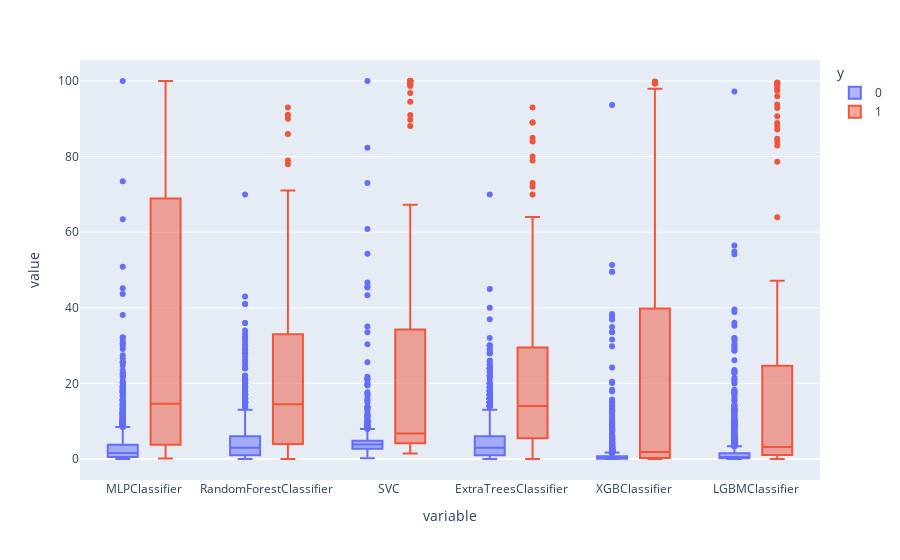

The notebook cell saved with this chart:
### Markdown cell above
# Voltando a analise

### Code cell
colunas = list(previsoes.columns)
colunas.remove('y')
px.box(previsoes, y=colunas, color="y")

### Figure 1 — Plotly figure (JSON) as saved in the notebook; plotly's stock layout.template omitted (floating-point values rounded to 4 significant figures; data arrays with more than 128 entries replaced by an {"elided": "..."} marker saying what was removed)
{"data": [{"alignmentgroup": "True", "hovertemplate": "y=0<br>variable=%{x}<br>value=%{y}<extra></extra>", "legendgroup": "0", "marker": {"color": "#636efa"}, "name": "0", "notched": false, "offsetgroup": "0", "orientation": "v", "showlegend": true, "type": "box", "x": {"elided": "10422 str values"}, "x0": " ", "xaxis": "x", "y": {"elided": "10422 float values"}, "y0": " ", "yaxis": "y"}, {"alignmentgroup": "True", "hovertemplate": "y=1<br>variable=%{x}<br>value=%{y}<extra></extra>", "legendgroup": "1", "marker": {"color": "#EF553B"}, "name": "1", "notched": false, "offsetgroup": "1", "orientation": "v", "showlegend": true, "type": "box", "x": {"elided": "600 str values"}, "x0": " ", "xaxis": "x", "y": {"elided": "600 float values"}, "y0": " ", "yaxis": "y"}], "layout": {"boxmode": "group", "legend": {"title": {"text": "y"}, "tracegroupgap": 0}, "margin": {"t": 60}, "xaxis": {"anchor": "y", "domain": [0, 1], "title": {"text": "variable"}}, "yaxis": {"anchor": "x", "domain": [0, 1], "title": {"text": "value"}}}}
